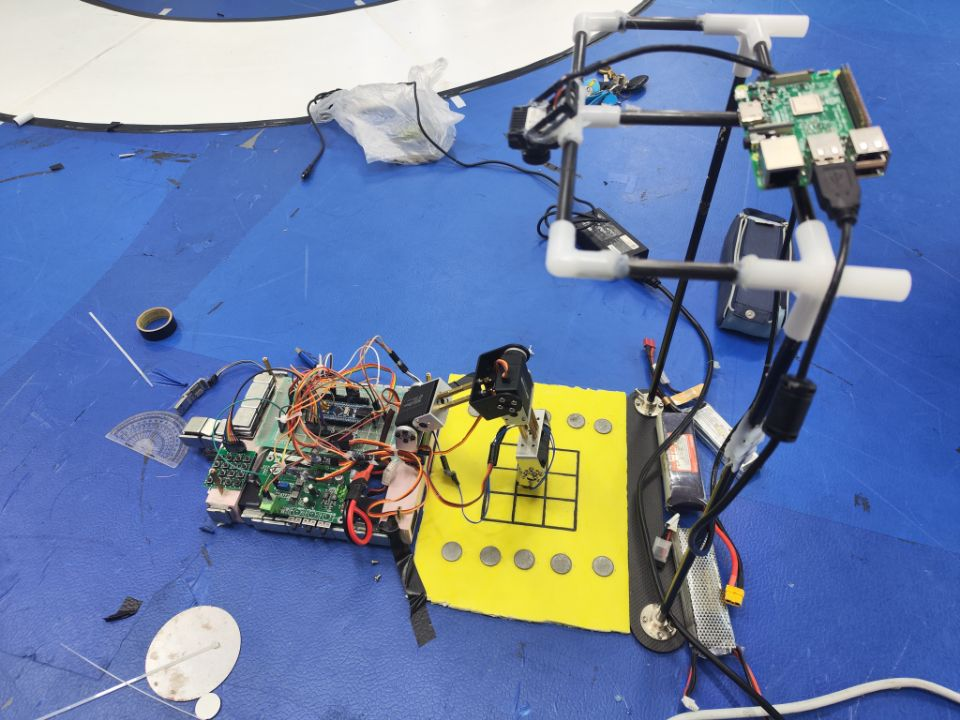
#> input picture 561839cc3a4db3967d90d58107e61e7f.jpg, 960 x 720 px, given in place of the camera
$ python '提取黄色背景.py'
#> lines starting #> are read from the running program, lines starting #| are printed output that depends on the picture; after the words box and inside, x2 and y2 are one past the last pixel; in counts of white or black regions, pixels touching at a corner belong together
#> further down, frame is the input picture: shape (720, 960, 3); mean B, G, R 165.7, 129.1, 109.9
import cv2
import numpy as np

# 打开摄像头
cap = cv2.VideoCapture(0)
dst_points = np.array([[0, 0], [300, 0], [0, 200], [300, 200]], dtype="float32")

# 定义黄色的HSV范围
lower_yellow = np.array([20, 100, 100])
upper_yellow = np.array([30, 255, 255])

def nothing(x):
    pass

# 创建窗口和滑动条
cv2.namedWindow("Trackbars")
cv2.createTrackbar("Canny Thresh1", "Trackbars", 50, 255, nothing)
cv2.createTrackbar("Canny Thresh2", "Trackbars", 150, 255, nothing)

def get_center(contour):
    M = cv2.moments(contour)
    if M["m00"] != 0:
        cX = int(M["m10"] / M["m00"])
        cY = int(M["m01"] / M["m00"])
    else:
        cX, cY = 0, 0
    return cX, cY

def threshold_frame(frame):
    hsv = cv2.cvtColor(frame, cv2.COLOR_BGR2HSV)
#> hsv: shape (720, 960, 3); mean H, S, V 90.1, 115.3, 178.9
    mask_yellow = cv2.inRange(hsv, lower_yellow, upper_yellow)
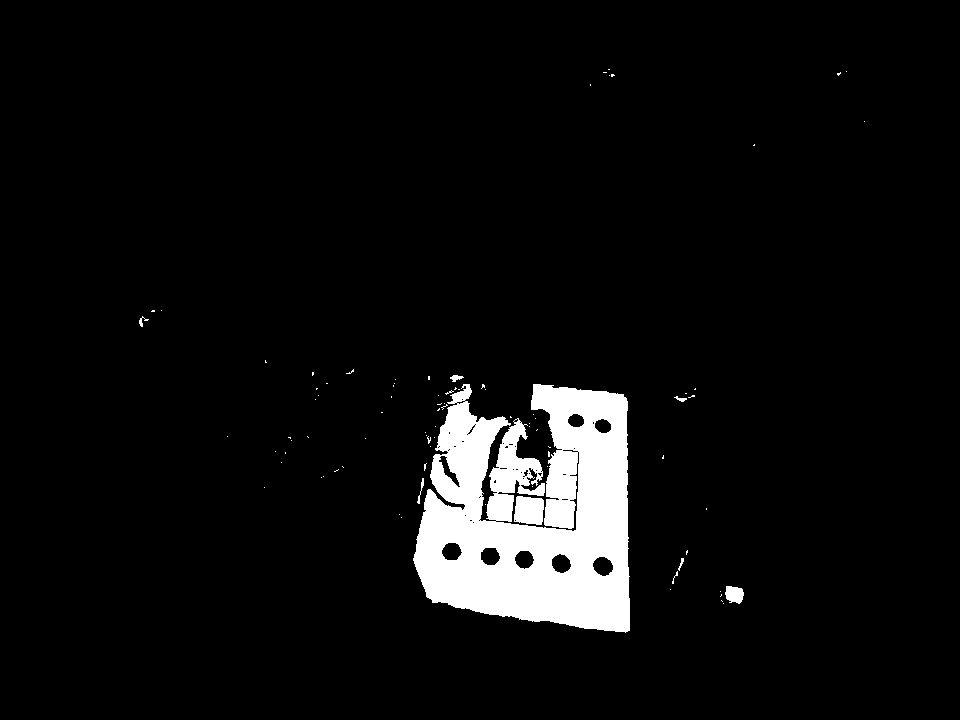
#> mask_yellow: shape (720, 960); 5.7% white; 87 white regions (78 under 20 px)
    return mask_yellow

def find_largest_contour(mask):
    contours, _ = cv2.findContours(mask, cv2.RETR_TREE, cv2.CHAIN_APPROX_SIMPLE)
#> contours = 138 contours, 121 with area under 20; largest, box (x1, y1, x2, y2) and area: (413, 384, 630, 633) 38788, (514, 496, 544, 525) 694, (592, 556, 614, 577) 309, (551, 553, 572, 574) 293, (441, 542, 463, 561) 288
    if contours:
        largest_contour = max(contours, key=cv2.contourArea)
#> largest_contour = contour of 898 points, box (x1, y1, x2, y2) (413, 384, 630, 633), area 38788
        # 获取近似多边形
        epsilon = 0.01 * cv2.arcLength(largest_contour, True)
#> epsilon = 22.91
        approx = cv2.approxPolyDP(largest_contour, epsilon, True)
#> approx = contour of 19 points, box (x1, y1, x2, y2) (426, 384, 630, 631), area 37214
        if len(approx) == 4:
            src_points = np.array([point[0] for point in approx], dtype="float32")
            print("Corner Points:", src_points)
            return src_points
        else:
            print("Largest contour is not a quadrilateral.")
    return None

def process_frame(frame):
    mask_yellow = threshold_frame(frame)
    src_points = find_largest_contour(mask_yellow)

    if src_points is not None:
        M = cv2.getPerspectiveTransform(src_points, dst_points)
        warped = cv2.warpPerspective(frame, M, (300, 200))

        canny_thresh1 = cv2.getTrackbarPos("Canny Thresh1", "Trackbars")
        canny_thresh2 = cv2.getTrackbarPos("Canny Thresh2", "Trackbars")

        gray = cv2.cvtColor(warped, cv2.COLOR_BGR2GRAY)
        blurred = cv2.GaussianBlur(gray, (5, 5), 0)
        edges = cv2.Canny(blurred, canny_thresh1, canny_thresh2)

        # 膨胀操作
        kernel = np.ones((3, 3), np.uint8)
        edges = cv2.dilate(edges, kernel, iterations=1)

        cv2.imshow("edges", edges)

        black_centers = []
        white_centers = []

        mask_black = cv2.inRange(warped, np.array([0, 0, 0]), np.array([179, 146, 147]))
        mask_white = cv2.inRange(warped, np.array([0, 0, 173]), np.array([179, 62, 255]))

        black_contours, _ = cv2.findContours(mask_black, cv2.RETR_TREE, cv2.CHAIN_APPROX_SIMPLE)
        white_contours, _ = cv2.findContours(mask_white, cv2.RETR_TREE, cv2.CHAIN_APPROX_SIMPLE)

        for contour in black_contours:
            if cv2.contourArea(contour) > 150 and cv2.contourArea(contour) < 300:  # 过滤掉小噪声
                perimeter = cv2.arcLength(contour, True)
                area = cv2.contourArea(contour)
                circularity = 4 * np.pi * (area / (perimeter * perimeter))
                if 0.7 < circularity < 1.3:  # 判断是否为圆形
                    cX, cY = get_center(contour)
                    black_centers.append((cX, cY))
                    cv2.circle(warped, (cX, cY), 5, (0, 0, 0), -1)
                    cv2.putText(warped, f'B({cX},{cY})', (cX - 20, cY - 10), cv2.FONT_HERSHEY_SIMPLEX, 0.5, (255, 255, 255), 1)

        for contour in white_contours:
            if cv2.contourArea(contour) > 200 and cv2.contourArea(contour) < 300:  # 过滤掉小噪声
                perimeter = cv2.arcLength(contour, True)
                area = cv2.contourArea(contour)
                circularity = 4 * np.pi * (area / (perimeter * perimeter))
                if 0.7 < circularity < 1.3:  # 判断是否为圆形
                    cX, cY = get_center(contour)
                    white_centers.append((cX, cY))
                    cv2.circle(warped, (cX, cY), 5, (255, 255, 255), -1)
                    cv2.putText(warped, f'W({cX},{cY})', (cX - 20, cY - 10), cv2.FONT_HERSHEY_SIMPLEX, 0.5, (0, 0, 0), 1)

        cv2.imshow("Warped Frame", warped)
        cv2.imshow("Yellow Mask", mask_yellow)
        cv2.imshow("Black Mask", mask_black)
        cv2.imshow("White Mask", mask_white)

        return black_centers, white_centers, src_points

    return [], [], None

while True:
    ret, frame = cap.read()

    if not ret:
        break

    black_centers, white_centers, src_points = process_frame(frame)
#> black_centers = []; white_centers = []

    if src_points is not None:
        for point in src_points:
            point = tuple(map(int, point))  # 将坐标转换为整数元组
            cv2.circle(frame, point, 5, (0, 0, 255), -1)
        cv2.imshow("Original Frame with Corners", frame)

    if cv2.waitKey(1) & 0xFF == ord('q'):
#> (key q is pressed here)
        break

cap.release()
cv2.destroyAllWindows()
